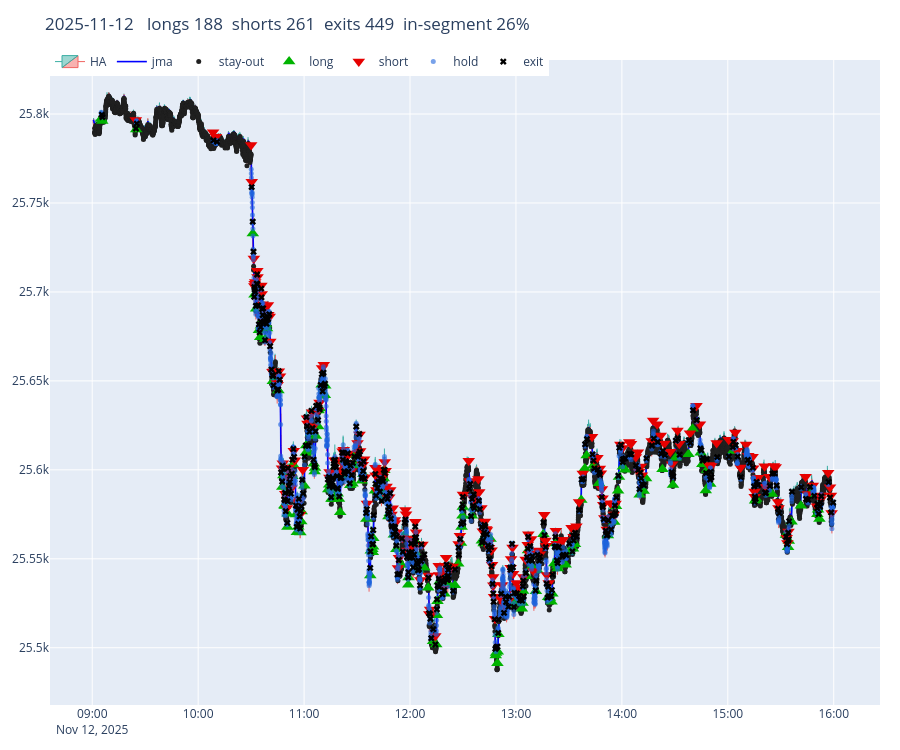

Write notebook code for a chart like this one.
### Code cell
acts = plot_day("2025-11-12")
print(acts)

### Figure 1 — Plotly figure (JSON) as saved in the notebook; plotly's stock layout.template omitted (floating-point values rounded to 4 significant figures; data arrays with more than 128 entries replaced by an {"elided": "..."} marker saying what was removed)
{"data": [{"close": {"elided": "8370 float values"}, "decreasing": {"line": {"color": "#ef5350"}}, "high": {"elided": "8370 float values"}, "increasing": {"line": {"color": "#26a69a"}}, "line": {"width": 1}, "low": {"elided": "8370 float values"}, "name": "HA", "opacity": 0.9, "open": {"elided": "8370 float values"}, "type": "candlestick", "x": {"elided": "8370 str values"}}, {"line": {"color": "#0000ff", "width": 1.6}, "name": "jma", "type": "scatter", "x": {"elided": "8370 str values"}, "y": {"elided": "8370 float values"}}, {"marker": {"color": "rgba(32,32,32,1)", "size": 5, "symbol": "circle"}, "mode": "markers", "name": "stay-out", "type": "scatter", "x": {"elided": "5735 str values"}, "y": {"elided": "5735 float values"}}, {"marker": {"color": "#00b300", "size": 11, "symbol": "triangle-up"}, "mode": "markers", "name": "long", "type": "scatter", "x": {"elided": "188 str values"}, "y": {"elided": "188 float values"}}, {"marker": {"color": "#e60000", "size": 11, "symbol": "triangle-down"}, "mode": "markers", "name": "short", "type": "scatter", "x": {"elided": "261 str values"}, "y": {"elided": "261 float values"}}, {"marker": {"color": "rgba(30,100,220,0.6)", "size": 5, "symbol": "circle"}, "mode": "markers", "name": "hold", "type": "scatter", "x": {"elided": "1721 str values"}, "y": {"elided": "1721 float values"}}, {"marker": {"color": "#000000", "size": 6, "symbol": "x"}, "mode": "markers", "name": "exit", "type": "scatter", "x": {"elided": "449 str values"}, "y": {"elided": "449 float values"}}], "layout": {"height": 750, "legend": {"orientation": "h", "x": 0, "y": 1.02}, "margin": {"b": 30, "l": 40, "r": 20, "t": 60}, "title": {"text": "2025-11-12   longs 188  shorts 261  exits 449  in-segment 26%"}, "xaxis": {"anchor": "y", "domain": [0, 1], "rangeslider": {"visible": false}}, "yaxis": {"anchor": "x", "domain": [0, 1]}}}
